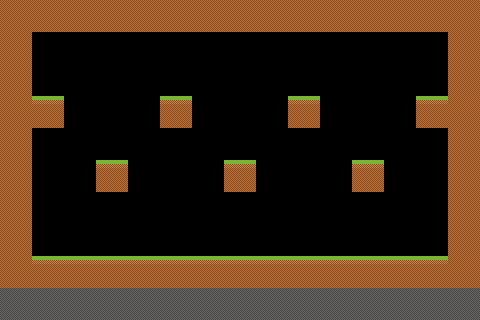

Tiled map render using the project's own tile images. Description and the whole map definition, tile-layer contents included, below:
An orthogonal 15x10 tile map with 32x32 px tiles, 1 tile layer (Tile Layer 1).

<map version="1.0" orientation="orthogonal" renderorder="right-down" width="15" height="10" tilewidth="32" tileheight="32" nextobjectid="1">
 <tileset firstgid="1" name="tileset" tilewidth="32" tileheight="32" tilecount="3" columns="0">
  <tile id="0">
   <image width="32" height="32" source="../../sprites/terrain/dirt.png" />
  </tile>
  <tile id="1">
   <image width="32" height="32" source="../../sprites/terrain/grass.png" />
  </tile>
  <tile id="2">
   <image width="32" height="32" source="../../sprites/terrain/stone.png" />
  </tile>
 </tileset>
 <layer name="Tile Layer 1" width="15" height="10">
  <data encoding="csv">
1,1,1,1,1,1,1,1,1,1,1,1,1,1,1,
1,0,0,0,0,0,0,0,0,0,0,0,0,0,1,
1,0,0,0,0,0,0,0,0,0,0,0,0,0,1,
1,2,0,0,0,2,0,0,0,2,0,0,0,2,1,
1,0,0,0,0,0,0,0,0,0,0,0,0,0,1,
1,0,0,2,0,0,0,2,0,0,0,2,0,0,1,
1,0,0,0,0,0,0,0,0,0,0,0,0,0,1,
1,0,0,0,0,0,0,0,0,0,0,0,0,0,1,
1,2,2,2,2,2,2,2,2,2,2,2,2,2,1,
3,3,3,3,3,3,3,3,3,3,3,3,3,3,3
</data>
 </layer>
</map>